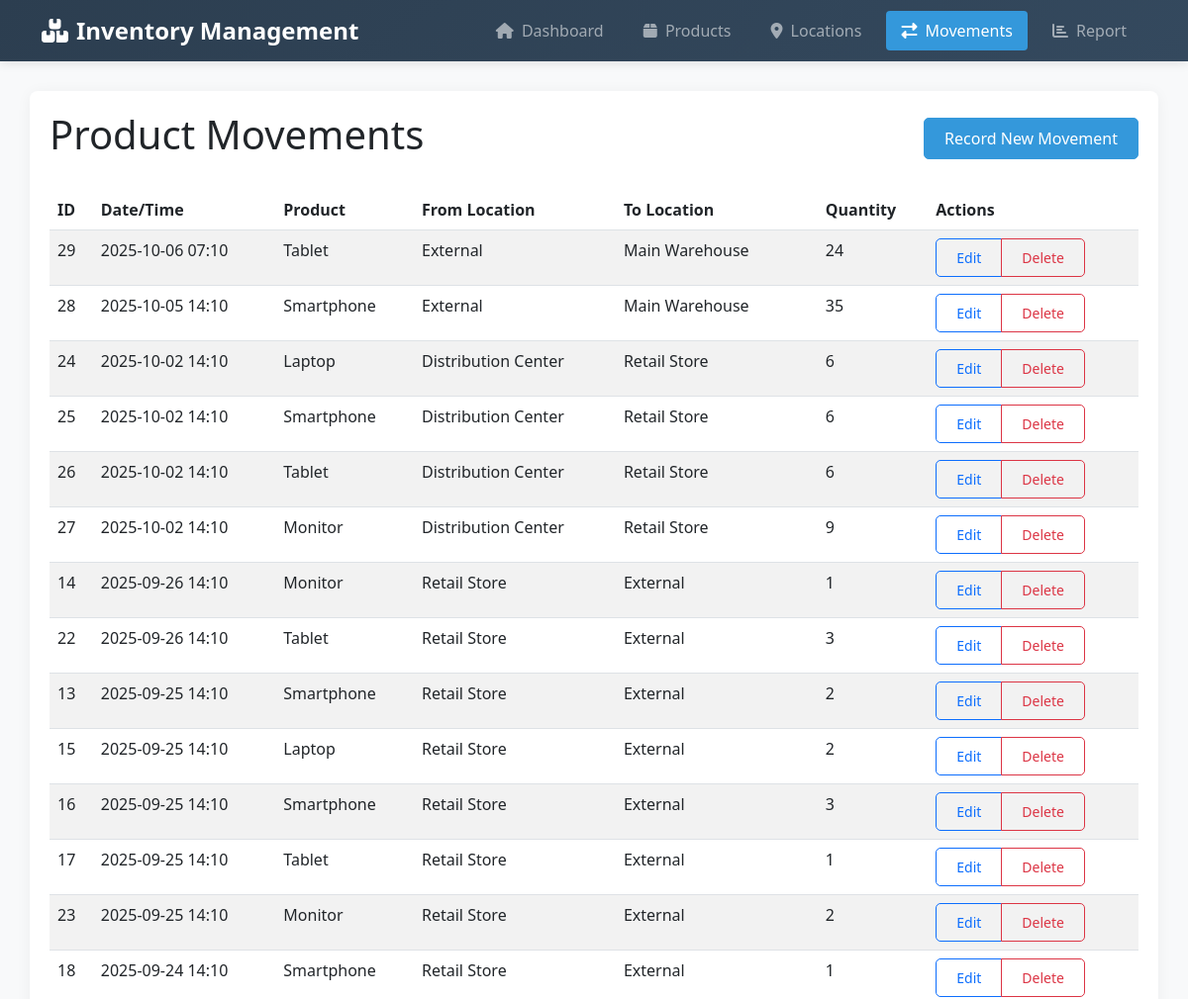
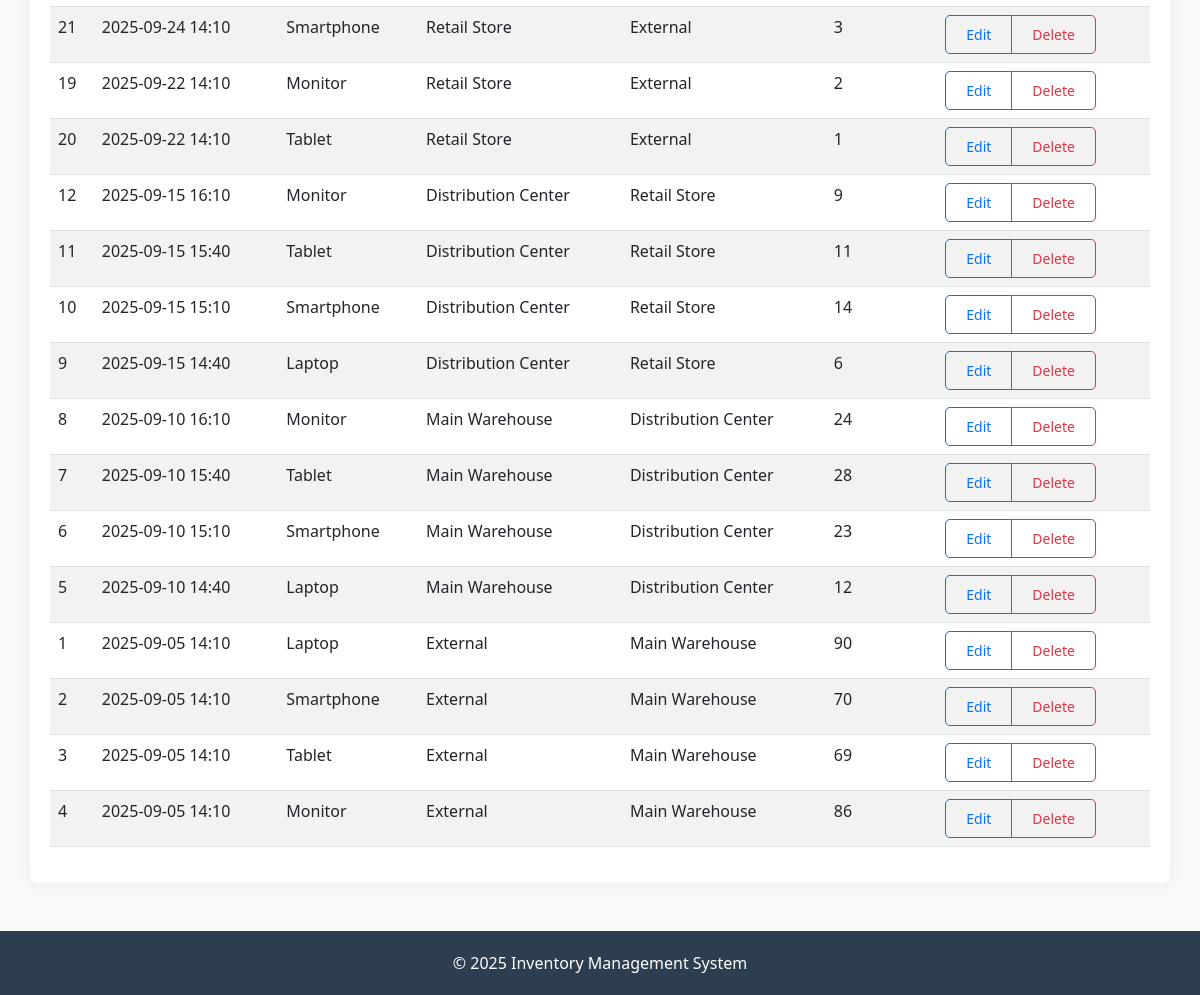
/movements, run on the app's committed database (2 pictures, top to bottom).
### models.py (models this page shows, shortened)
class ProductMovement(db.Model):
    movement_id = db.Column(db.Integer, primary_key=True)
    timestamp = db.Column(db.DateTime, default=datetime.utcnow)
    product_id = db.Column(db.Integer, db.ForeignKey('product.product_id'), nullable=False)
    product = db.relationship('Product', backref=db.backref('movements', lazy=True))
    from_location_id = db.Column(db.Integer, db.ForeignKey('location.location_id'), nullable=True)
    from_location = db.relationship('Location', foreign_keys=[from_location_id], backref=db.backref('outgoing_movements', lazy=True))
    to_location_id = db.Column(db.Integer, db.ForeignKey('location.location_id'), nullable=True)
    to_location = db.relationship('Location', foreign_keys=[to_location_id], backref=db.backref('incoming_movements', lazy=True))
    qty = db.Column(db.Integer, nullable=False)

class Product(db.Model):
    product_id = db.Column(db.Integer, primary_key=True)
    name = db.Column(db.String(100), nullable=False)
    description = db.Column(db.Text)
    price = db.Column(db.Float)
    sku = db.Column(db.String(50), unique=True)
    created_at = db.Column(db.DateTime, default=datetime.utcnow)

class Location(db.Model):
    location_id = db.Column(db.Integer, primary_key=True)
    name = db.Column(db.String(100), nullable=False)
    address = db.Column(db.Text)
    created_at = db.Column(db.DateTime, default=datetime.utcnow)

### routes.py (the view)
@app.route('/movements')
def movements():
    movements = ProductMovement.query.order_by(ProductMovement.timestamp.desc()).all()
    return render_template('movements/index.html', movements=movements, now=datetime.now())

### app.py (called while the page is built)
@app.context_processor
def inject_now():
    return {'now': datetime.now()}

### routes.py (called while the page is built)
@app.context_processor
def inject_now():
    return {'now': datetime.utcnow()}  # Using utcnow() for consistency

### templates/movements/index.html (shortened to what this page needs)
{% extends 'base.html' %}
{% block content %}
<div class="d-flex justify-content-between align-items-center mb-4">
    <h1>Product Movements</h1>
    <a href="{{ url_for('new_movement') }}" class="btn btn-primary">Record New Movement</a>
</div>
<div class="table-responsive">
    <table class="table table-striped table-hover">
        <thead>
            <tr>
                <th>ID</th>
                <th>Date/Time</th>
                <th>Product</th>
                <th>From Location</th>
                <th>To Location</th>
                <th>Quantity</th>
                <th>Actions</th>
            </tr>
        </thead>
        <tbody>
            {% for movement in movements %}
            <tr>
                <td>{{ movement.movement_id }}</td>
                <td>{{ movement.timestamp.strftime('%Y-%m-%d %H:%M') }}</td>
                <td>{{ movement.product.name }}</td>
                <td>{{ movement.from_location.name if movement.from_location else 'External' }}</td>
                <td>{{ movement.to_location.name if movement.to_location else 'External' }}</td>
                <td>{{ movement.qty }}</td>
                <td>
                    <div class="btn-group" role="group">
                        <a href="{{ url_for('edit_movement', movement_id=movement.movement_id) }}" class="btn btn-sm btn-outline-primary">Edit</a>
                        <button type="button" class="btn btn-sm btn-outline-danger" data-bs-toggle="modal" data-bs-target="#deleteModal{{ movement.movement_id }}">Delete</button>
                    </div>
                </td>
            </tr>
            {% else %}
            <tr>
                <td colspan="7" class="text-center">No movements found. <a href="{{ url_for('new_movement') }}">Record one now</a>.</td>
            </tr>
            {% endfor %}
        </tbody>
    </table>
</div>
{% endblock %}

### templates/base.html (shortened to what this page needs)
<!DOCTYPE html>
<html lang="en">
<head>
    <link href="https://cdn.jsdelivr.net/npm/bootstrap@5.3.0/dist/css/bootstrap.min.css" rel="stylesheet">
    <link rel="stylesheet" href="https://cdnjs.cloudflare.com/ajax/libs/font-awesome/6.4.0/css/all.min.css">
</head>
<body>
    <nav class="navbar navbar-expand-lg navbar-dark">
        <div class="container">
            <a class="navbar-brand" href="{{ url_for('index') }}">
                <i class="fas fa-boxes me-2"></i>Inventory Management
            </a>
            <div class="collapse navbar-collapse" id="navbarNav">
                <ul class="navbar-nav ms-auto">
                    <li class="nav-item">
                        <a class="nav-link {{ 'active' if request.path == url_for('index') }}" href="{{ url_for('index') }}">
                            <i class="fas fa-home me-1"></i> Dashboard
                        </a>
                    </li>
                    <li class="nav-item">
                        <a class="nav-link {{ 'active' if request.path.startswith(url_for('products')) }}" href="{{ url_for('products') }}">
                            <i class="fas fa-box me-1"></i> Products
                        </a>
                    </li>
                    <li class="nav-item">
                        <a class="nav-link {{ 'active' if request.path.startswith(url_for('locations')) }}" href="{{ url_for('locations') }}">
                            <i class="fas fa-map-marker-alt me-1"></i> Locations
                        </a>
                    </li>
                    <li class="nav-item">
                        <a class="nav-link {{ 'active' if request.path.startswith(url_for('movements')) }}" href="{{ url_for('movements') }}">
                            <i class="fas fa-exchange-alt me-1"></i> Movements
                        </a>
                    </li>
                    <li class="nav-item">
                        <a class="nav-link {{ 'active' if request.path == url_for('report') }}" href="{{ url_for('report') }}">
                            <i class="fas fa-chart-bar me-1"></i> Report
                        </a>
                    </li>
                </ul>
            </div>
        </div>
    </nav>
    <div class="container content">
        {% block content %}{% endblock %}
    </div>
    <footer class="mt-5">
        <div class="container">
            <p class="mb-0">&copy; {{ now.year }} Inventory Management System</p>
        </div>
    </footer>
</body>
</html>

### templates/base.html (style rules this page uses)
:root { --primary-color: #3498db; --secondary-color: #2c3e50; --accent-color: #e74c3c; --light-bg: #f8f9fa; }
body { font-family: 'Segoe UI', Tahoma, Geneva, Verdana, sans-serif; background-color: var(--light-bg); }
.navbar { margin-bottom: 30px; box-shadow: 0 2px 10px rgba(0,0,0,0.1); background: linear-gradient(135deg, var(--secondary-color), #34495e); }
.navbar-brand { font-weight: bold; font-size: 1.5rem; }
.nav-link { font-weight: 500; transition: all 0.3s ease; border-radius: 4px; padding: 8px 15px !important; margin: 0 5px; }
.nav-link.active { background-color: var(--primary-color); color: white !important; }
.content { margin-top: 30px; padding: 20px; background-color: white; border-radius: 8px; box-shadow: 0 2px 15px rgba(0,0,0,0.05); }
.btn { border-radius: 5px; padding: 8px 20px; font-weight: 500; transition: all 0.2s; }
.btn-primary { background-color: var(--primary-color); border-color: var(--primary-color); }
footer { margin-top: 50px; padding: 20px 0; background-color: var(--secondary-color); color: white; text-align: center; }

### data on the page
ProductMovement: movement_id "29", timestamp "2025-10-06 07:10", product.name "Tablet", from_location "External", to_location "Main Warehouse", qty "24"
ProductMovement: movement_id "28", timestamp "2025-10-05 14:10", product.name "Smartphone", from_location "External", to_location "Main Warehouse", qty "35"
ProductMovement: movement_id "24", timestamp "2025-10-02 14:10", product.name "Laptop", from_location "Distribution Center", to_location "Retail Store", qty "6"
ProductMovement: movement_id "25", timestamp "2025-10-02 14:10", product.name "Smartphone", from_location "Distribution Center", to_location "Retail Store", qty "6"
ProductMovement: movement_id "26", timestamp "2025-10-02 14:10", product.name "Tablet", from_location "Distribution Center", to_location "Retail Store", qty "6"
ProductMovement: movement_id "27", timestamp "2025-10-02 14:10", product.name "Monitor", from_location "Distribution Center", to_location "Retail Store", qty "9"
ProductMovement: movement_id "14", timestamp "2025-09-26 14:10", product.name "Monitor", from_location "Retail Store", to_location "External", qty "1"
ProductMovement: movement_id "22", timestamp "2025-09-26 14:10", product.name "Tablet", from_location "Retail Store", to_location "External", qty "3"
ProductMovement: movement_id "13", timestamp "2025-09-25 14:10", product.name "Smartphone", from_location "Retail Store", to_location "External", qty "2"
ProductMovement: movement_id "15", timestamp "2025-09-25 14:10", product.name "Laptop", from_location "Retail Store", to_location "External", qty "2"
ProductMovement: movement_id "16", timestamp "2025-09-25 14:10", product.name "Smartphone", from_location "Retail Store", to_location "External", qty "3"
ProductMovement: movement_id "17", timestamp "2025-09-25 14:10", product.name "Tablet", from_location "Retail Store", to_location "External", qty "1"
ProductMovement: movement_id "23", timestamp "2025-09-25 14:10", product.name "Monitor", from_location "Retail Store", to_location "External", qty "2"
ProductMovement: movement_id "18", timestamp "2025-09-24 14:10", product.name "Smartphone", from_location "Retail Store", to_location "External", qty "1"
ProductMovement: movement_id "21", timestamp "2025-09-24 14:10", product.name "Smartphone", from_location "Retail Store", to_location "External", qty "3"
ProductMovement: movement_id "19", timestamp "2025-09-22 14:10", product.name "Monitor", from_location "Retail Store", to_location "External", qty "2"
ProductMovement: movement_id "20", timestamp "2025-09-22 14:10", product.name "Tablet", from_location "Retail Store", to_location "External", qty "1"
ProductMovement: movement_id "12", timestamp "2025-09-15 16:10", product.name "Monitor", from_location "Distribution Center", to_location "Retail Store", qty "9"
ProductMovement: movement_id "11", timestamp "2025-09-15 15:40", product.name "Tablet", from_location "Distribution Center", to_location "Retail Store", qty "11"
ProductMovement: movement_id "10", timestamp "2025-09-15 15:10", product.name "Smartphone", from_location "Distribution Center", to_location "Retail Store", qty "14"
ProductMovement: movement_id "9", timestamp "2025-09-15 14:40", product.name "Laptop", from_location "Distribution Center", to_location "Retail Store", qty "6"
ProductMovement: movement_id "8", timestamp "2025-09-10 16:10", product.name "Monitor", from_location "Main Warehouse", to_location "Distribution Center", qty "24"
ProductMovement: movement_id "7", timestamp "2025-09-10 15:40", product.name "Tablet", from_location "Main Warehouse", to_location "Distribution Center", qty "28"
ProductMovement: movement_id "6", timestamp "2025-09-10 15:10", product.name "Smartphone", from_location "Main Warehouse", to_location "Distribution Center", qty "23"
ProductMovement: movement_id "5", timestamp "2025-09-10 14:40", product.name "Laptop", from_location "Main Warehouse", to_location "Distribution Center", qty "12"
ProductMovement: movement_id "1", timestamp "2025-09-05 14:10", product.name "Laptop", from_location "External", to_location "Main Warehouse", qty "90"
ProductMovement: movement_id "2", timestamp "2025-09-05 14:10", product.name "Smartphone", from_location "External", to_location "Main Warehouse", qty "70"
ProductMovement: movement_id "3", timestamp "2025-09-05 14:10", product.name "Tablet", from_location "External", to_location "Main Warehouse", qty "69"
ProductMovement: movement_id "4", timestamp "2025-09-05 14:10", product.name "Monitor", from_location "External", to_location "Main Warehouse", qty "86"
